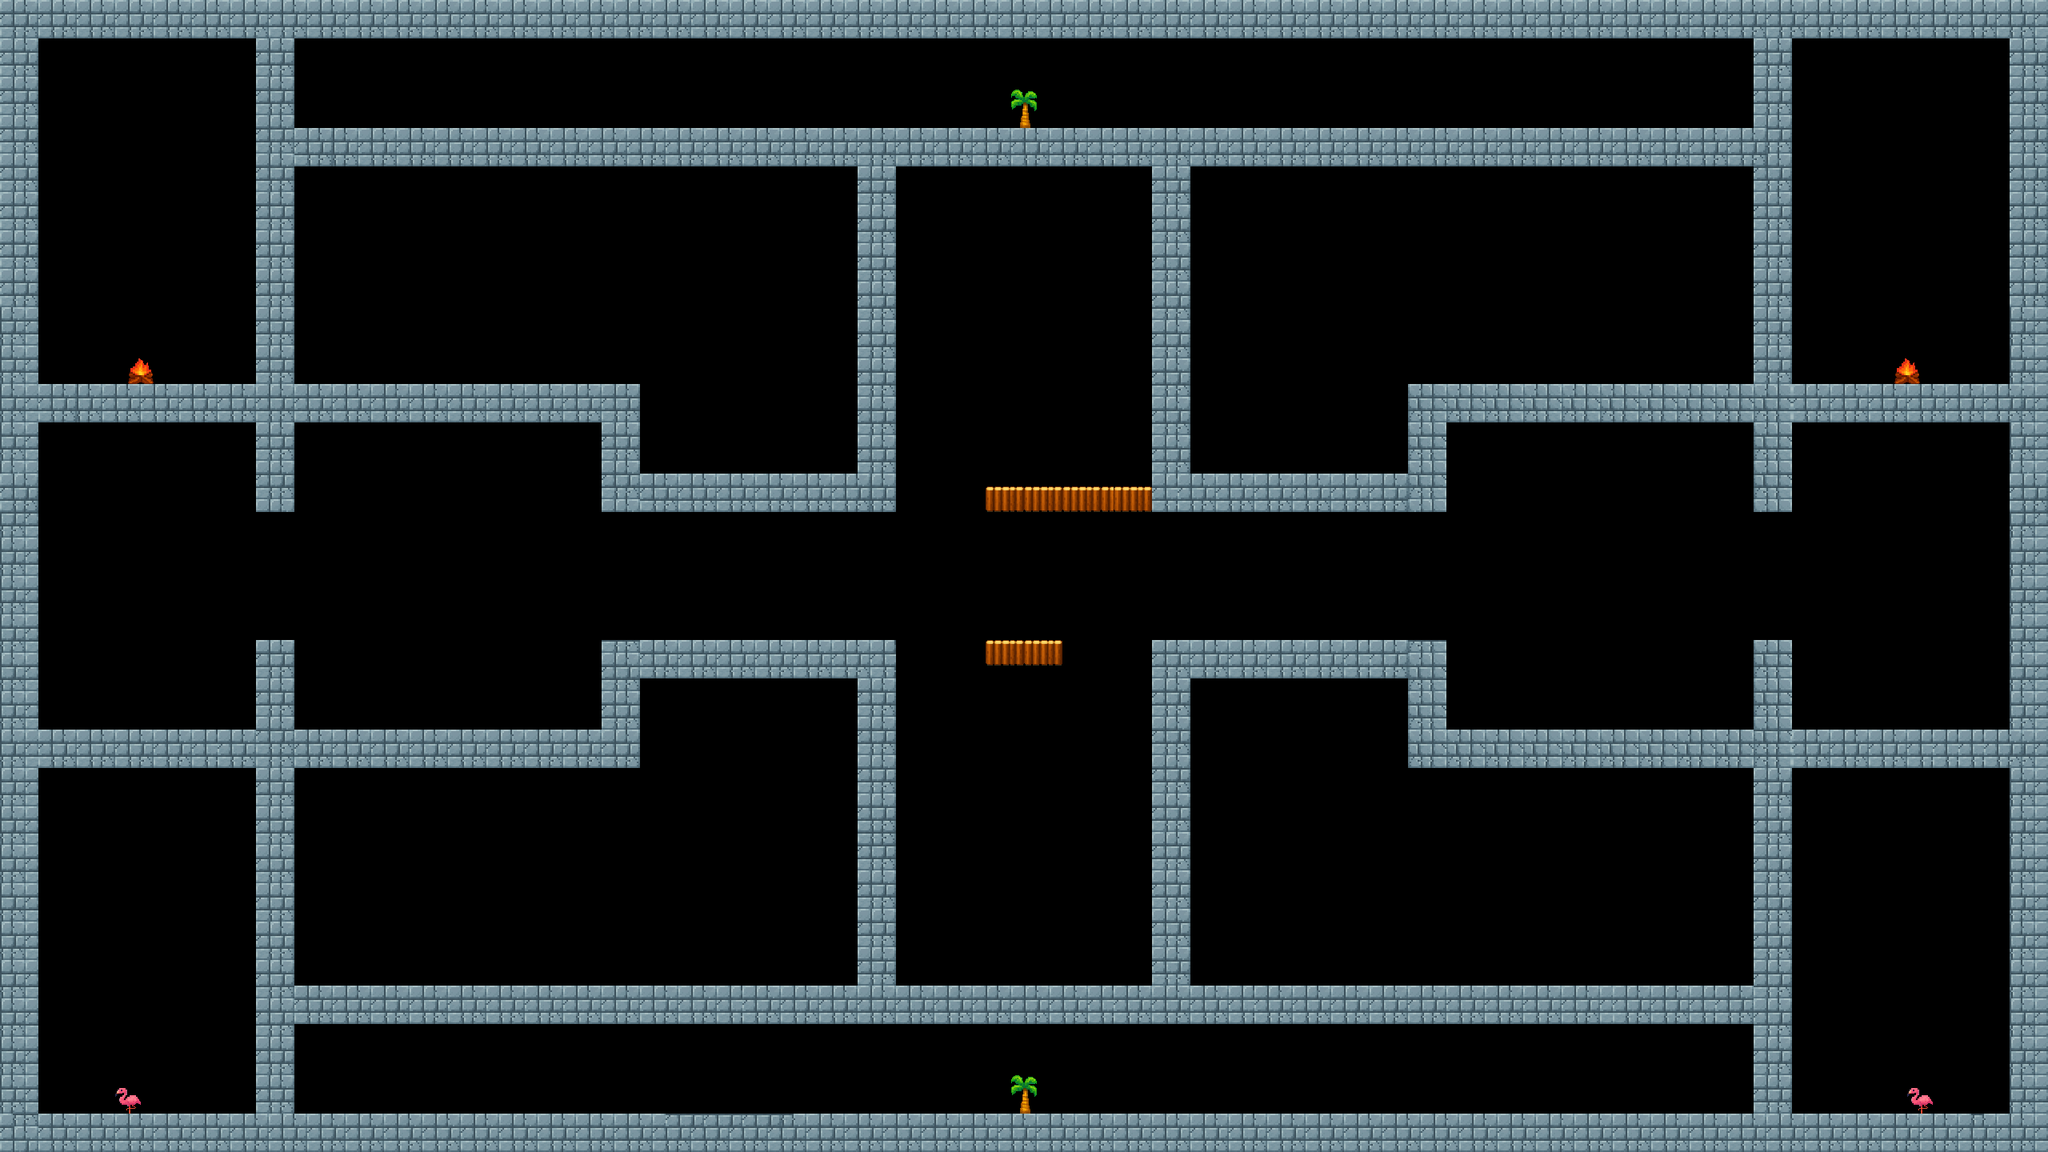

The image is a tile-based game level rendered from a .tmx file. Its description and source (layers, tilesets, objects; grid data summarised) follow:
An orthogonal 160x90 tile map with 16x16 px tiles, 1 tile layer (Tile Layer 1) and 63 objects (27x SummerTraps, 2x Platform, Player, Chest, Portal).

<map version="1.10" tiledversion="1.11.2" orientation="orthogonal" renderorder="right-down" width="160" height="90" tilewidth="16" tileheight="16" infinite="0" nextlayerid="4" nextobjectid="81">
 <tileset firstgid="1" source="summer_terrain.tsx" />
 <layer id="1" name="Tile Layer 1" width="160" height="90">
  <data>[14400 cells, 3799 non-empty, 30 distinct tile ids]</data>
 </layer>
 <objectgroup id="2" name="Collision">
  <object id="7" x="0" y="0" width="2560" height="48" />
  <object id="8" x="2512" y="48" width="48" height="1392" />
  <object id="9" x="0" y="48" width="48" height="1392" />
  <object id="10" x="48" y="1392" width="2464" height="48" />
  <object id="11" x="2192" y="800" width="48" height="592" />
  <object id="12" x="2240" y="912" width="272" height="48" />
  <object id="13" x="1440" y="800" width="368" height="48" />
  <object id="14" x="1760" y="848" width="48" height="112" />
  <object id="15" x="1808" y="912" width="384" height="48" />
  <object id="16" x="1440" y="848" width="48" height="384" />
  <object id="18" x="320" y="1232" width="1872" height="48" />
  <object id="19" x="320" y="1280" width="48" height="112" />
  <object id="20" x="48" y="912" width="752" height="48" />
  <object id="21" x="320" y="800" width="48" height="112" />
  <object id="22" x="320" y="960" width="48" height="272" />
  <object id="23" x="752" y="800" width="48" height="112" />
  <object id="24" x="800" y="800" width="320" height="48" />
  <object id="25" x="1072" y="848" width="48" height="384" />
  <object id="26" x="320" y="48" width="48" height="592" />
  <object id="27" x="48" y="480" width="272" height="48" />
  <object id="28" x="368" y="480" width="432" height="48" />
  <object id="29" x="368" y="160" width="1824" height="48" />
  <object id="30" x="2192" y="48" width="48" height="592" />
  <object id="32" x="1440" y="208" width="48" height="432" />
  <object id="33" x="1488" y="592" width="320" height="48" />
  <object id="34" x="1760" y="480" width="48" height="112" />
  <object id="35" x="1808" y="480" width="384" height="48" />
  <object id="36" x="2240" y="480" width="272" height="48" />
  <object id="37" x="752" y="528" width="48" height="112" />
  <object id="38" x="800" y="592" width="320" height="48" />
  <object id="39" x="1072" y="208" width="48" height="384" />
  <object id="41" type="Platform" x="1232" y="800" width="96" height="32" />
  <object id="60" type="Platform" x="1232" y="608" width="208" height="32" />
 </objectgroup>
 <objectgroup id="3" name="SpawnPoint">
  <object id="42" name="Player" type="Player" x="80" y="848" width="64" height="64" />
  <object id="43" name="Saws" type="SummerTraps" x="687" y="848" width="64" height="64">
   <properties>
    <property name="isVerticalMovement" type="bool" value="false" />
    <property name="leftTile" type="float" value="14" />
    <property name="rightTile" type="float" value="14" />
    <property name="velocity" type="float" value="0" />
   </properties>
  </object>
  <object id="44" name="Saws" type="SummerTraps" x="367" y="848" width="64" height="64">
   <properties>
    <property name="isVerticalMovement" type="bool" value="false" />
    <property name="leftTile" type="float" value="14" />
    <property name="rightTile" type="float" value="14" />
    <property name="velocity" type="float" value="0" />
   </properties>
  </object>
  </objectgroup>
</map>
<!-- 27 of 63 objects omitted -->
